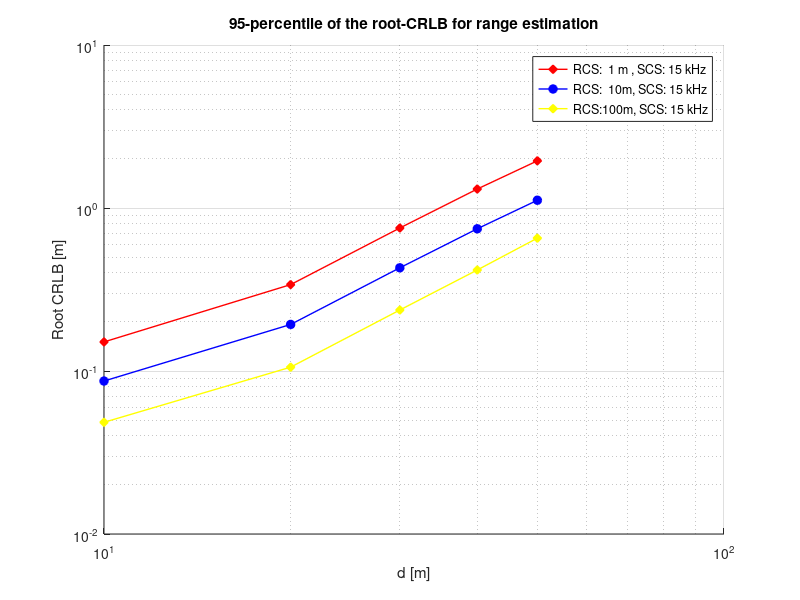

Here is the MATLAB script that generated this plot:
% function
%
%Raw:100
%MCS:23
%v:70

d = 10:10:50;

%0.1508017  0.3388417 0.7538402 1.3074170 1.9468519   0.1508017
root_CRLB_15kHz_100m = [0.0867812,0.1929957,0.4296148,0.7457523,1.1157645];%20M
root_CRLB_15kHz_1m = [0.0484373,0.1055757,0.2366811,0.4166361,0.6532785];%20M
root_CRLB_15kHz_10m = [0.1508017,0.3388417,0.7538402,1.3074170,1.9468519];%40M

 

% root_CRLB_15kHz_MCS11 = [0.1325579,0.2011577,0.3587985,0.7988017,1.8007652];
% root_CRLB_30kHz_MCS11 = [0.0395437,0.0619075,0.1080350,0.2402894,0.5343979];
% root_CRLB_15kHz_MCS5 = [0.1184768,0.1860952,0.3287064,0.7359484,1.6582595];
% root_CRLB_30kHz_MCS5 = 10.^(-3.2 + 0.05*(d-10));
% root_CRLB_60kHz_MCS5 = 10.^(-3.4 + 0.05*(d-10));
% root_CRLB_15kHz_MCS23 = 10.^(-2.7 + 0.05*(d-10));
% root_CRLB_30kHz_MCS23 = 10.^(-2.9 + 0.05*(d-10));
% root_CRLB_60kHz_MCS23 = 10.^(-3.1 + 0.05*(d-10));

% 绘图
figure;
hold on;
loglog(d, root_CRLB_15kHz_10m, 'r-d', 'linewidth',1 , 'MarkerFaceColor', 'red', 'DisplayName', 'RCS:  1 m , SCS: 15 kHz');
loglog(d, root_CRLB_15kHz_100m, 'b-o', 'linewidth',1,'MarkerFaceColor', 'blue', 'DisplayName', 'RCS:  10m, SCS: 15 kHz');
loglog(d, root_CRLB_15kHz_1m, 'yellow-d', 'linewidth',1 , 'MarkerFaceColor', 'yellow', 'DisplayName', 'RCS:100m, SCS: 15 kHz');
% loglog(d, root_CRLB_60kHz_MCS11, 'yellow-s', 'linewidth',1 , 'MarkerFaceColor', 'yellow', 'DisplayName', 'MCS: 11, SCS: 60 kHz');

% loglog(d, root_CRLB_15kHz_1000B, 'b--o', 'linewidth',1 , 'MarkerFaceColor', 'blue', 'DisplayName', 'pack:1000B , SCS: 15 kHz');
% loglog(d, root_CRLB_30kHz_1000B, 'r--d', 'linewidth',1 , 'MarkerFaceColor', 'red', 'DisplayName', 'pack:1000B , SCS: 30 kHz');
% loglog(d, root_CRLB_30kHz_MCS5, 'r--d', 'linewidth',1 , 'MarkerFaceColor', 'red', 'DisplayName', 'MCS:  5 , SCS: 30 kHz');
% loglog(d, root_CRLB_60kHz_MCS5, 'yellow--s', 'linewidth',1 , 'MarkerFaceColor', 'yellow', 'DisplayName', 'MCS:  5 , SCS: 60 kHz');
% loglog(d, root_CRLB_15kHz_MCS23, 'o-', 'MarkerFaceColor', 'red', 'DisplayName', 'MCS: 23, SCS: 15 kHz');
% loglog(d, root_CRLB_30kHz_MCS23, 's-', 'MarkerFaceColor', 'red', 'DisplayName', 'MCS: 23, SCS: 30 kHz');
% loglog(d, root_CRLB_60kHz_MCS23, 'd-', 'MarkerFaceColor', 'red', 'DisplayName', 'MCS: 23, SCS: 60 kHz');
hold off;

% 设置图例
legend('Location', 'best');

% 设置坐标轴标签
xlabel('d [m]');
ylabel('Root CRLB [m]');

% 设置标题
title('95-percentile of the root-CRLB for range estimation');

% 网格显示
grid on;
set(gca, 'XScale', 'log', 'YScale', 'log'); % 确保坐标轴是对数刻度

% % 注释
% text(10, 10^-1.5, 'The vehicular density is 30 veh/km.', 'FontSize', 8);
% text(10, 10^-1.7, 'The packet size is 350 bytes.', 'FontSize', 8);
